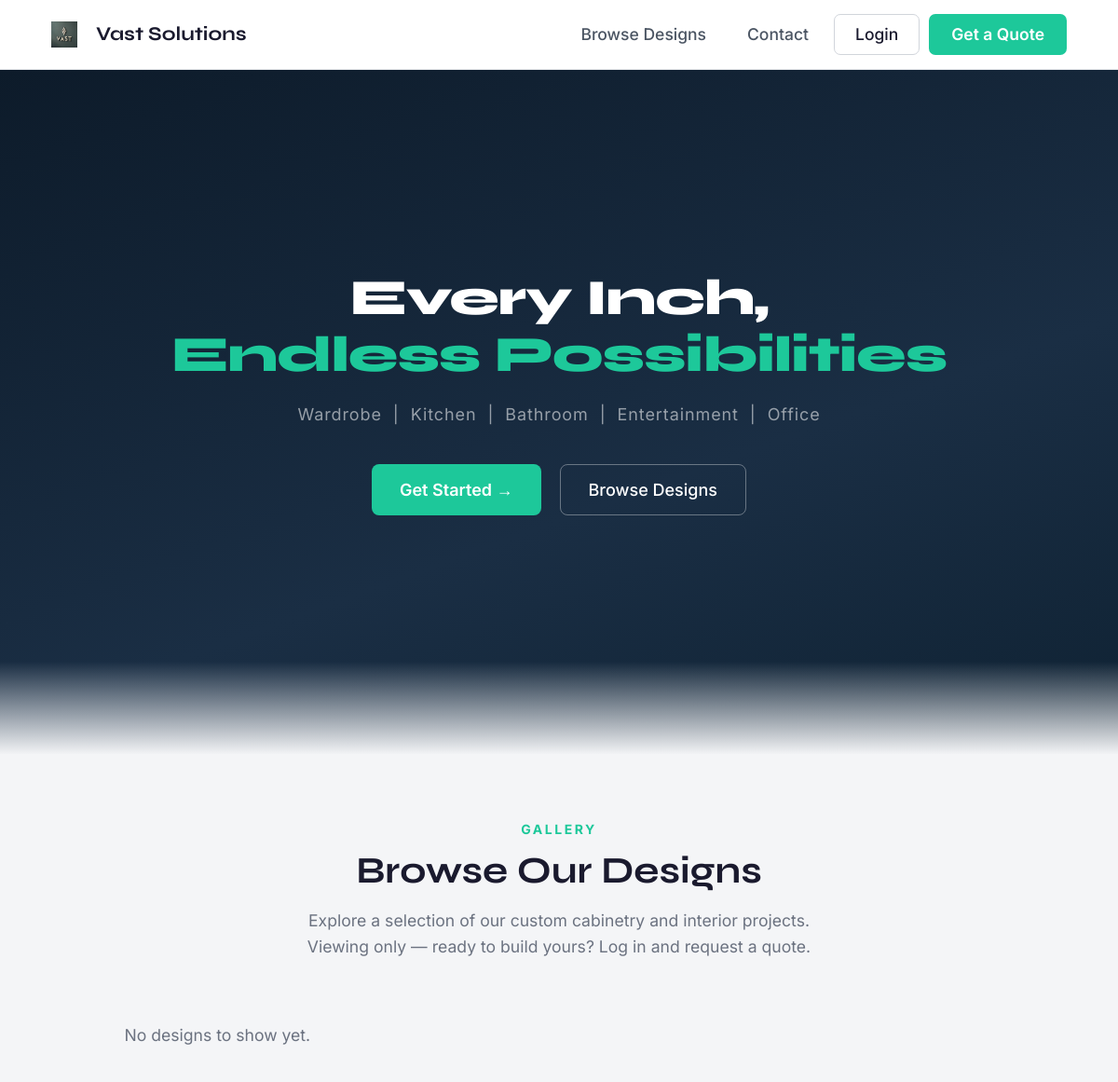
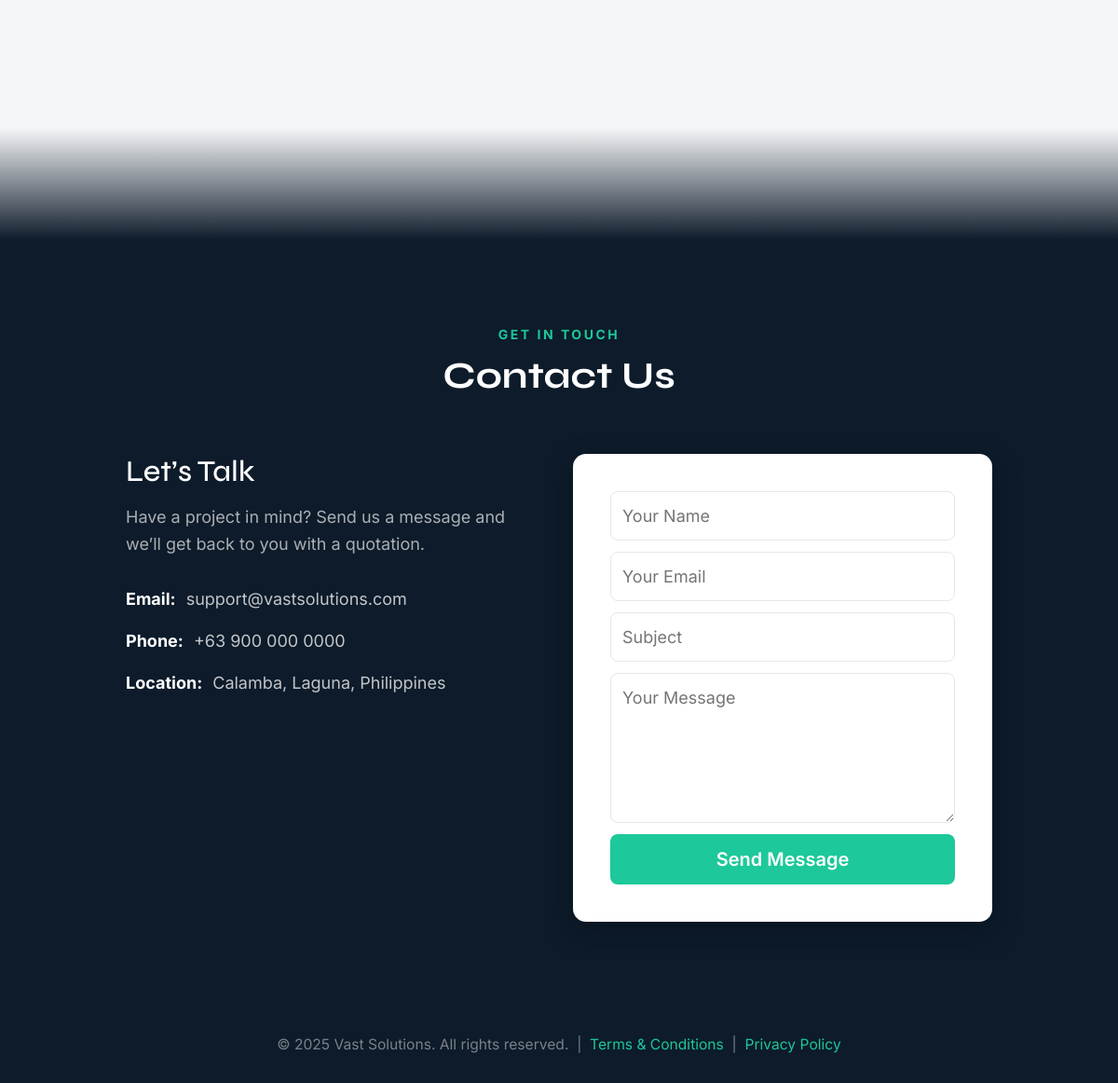
The page / on the database its author committed (2 pictures, top to bottom).
### tables this page shows
CREATE TABLE `company_settings` (
  `id`               TINYINT UNSIGNED NOT NULL DEFAULT 1,
  `company_name`     VARCHAR(150) DEFAULT 'Vast Solutions',
  `tagline`          VARCHAR(255) DEFAULT NULL,
  `email`            VARCHAR(150) DEFAULT NULL,
  `contact_number`   VARCHAR(40)  DEFAULT NULL,
  `address`          VARCHAR(255) DEFAULT NULL,
  `logo_path`        VARCHAR(255) DEFAULT NULL,
  `web_email`        VARCHAR(150) DEFAULT NULL,
  `web_phone`        VARCHAR(40)  DEFAULT NULL,
  `web_location`     VARCHAR(255) DEFAULT NULL,
  `default_markup_pct`      DECIMAL(5,2) NOT NULL DEFAULT 15.00,
  `default_contingency_pct` DECIMAL(5,2) NOT NULL DEFAULT 5.00,
  `default_service_pct`     DECIMAL(5,2) NOT NULL DEFAULT 10.00,
  `default_protection_pct`  DECIMAL(5,2) NOT NULL DEFAULT 3.00,
  `updated_at`       DATETIME NOT NULL DEFAULT CURRENT_TIMESTAMP ON UPDATE CURRENT_TIMESTAMP,
  PRIMARY KEY (`id`),
  CONSTRAINT `chk_settings_singleton` CHECK (`id` = 1)
);

### includes/db.php (called while the page is built)
<?php
function db(): PDO
{
    static $pdo = null;
    if ($pdo instanceof PDO) {
        return $pdo;
    }
    $env = static function (string $primary, string $railway, string $default): string {
        foreach ([$primary, $railway] as $key) {
            $v = getenv($key);
            if ($v !== false && trim($v) !== '') return trim($v);
        }
        return $default;
    };
    $host = $env('DB_HOST', 'MYSQLHOST',     '127.0.0.1');
    $port = (int) $env('DB_PORT', 'MYSQLPORT', '3306');
    $name = $env('DB_NAME', 'MYSQLDATABASE', 'vast_solutions');
    $user = $env('DB_USER', 'MYSQLUSER',     'root');
    $pass = $env('DB_PASS', 'MYSQLPASSWORD', '');
    $dsn = "mysql:host={$host};port={$port};dbname={$name};charset=utf8mb4";
    $pdo = new PDO($dsn, $user, $pass, [
        PDO::ATTR_ERRMODE            => PDO::ERRMODE_EXCEPTION,
        PDO::ATTR_DEFAULT_FETCH_MODE => PDO::FETCH_ASSOC,
        PDO::ATTR_EMULATE_PREPARES   => false,
    ]);
    return $pdo;
}

### includes/helpers.php (called while the page is built, shortened)
<?php
require_once __DIR__ . '/db.php';
function ensure_company_branding(): array
{
    static $row = null;
    if ($row !== null) return $row;
    try {
        $col = db()->query("SHOW COLUMNS FROM company_settings LIKE 'tagline'")->fetch();
        $row = db()->query("SELECT * FROM company_settings WHERE id = 1")->fetch() ?: [];
    } catch (Throwable $e) {
        $row = [];
    }
    return $row;
}
function company_name(): string
{
    $n = trim((string) (ensure_company_branding()['company_name'] ?? ''));
    return $n !== '' ? $n : 'Vast Solutions';
}
function company_tagline(): string
{
    $t = trim((string) (ensure_company_branding()['tagline'] ?? ''));
    return $t !== '' ? $t : 'Every Inch, Endless Possibilities';
}
function company_logo_url(): string
{
    $base = defined('BASE_URL') ? BASE_URL : '';
    $lp = trim((string) (ensure_company_branding()['logo_path'] ?? ''));
    return $base . '/style/assets/logo.jpg';
}

### includes/contact.php (called while the page is built, shortened)
<?php
require_once __DIR__ . '/db.php';
function contact_form_secret(): string
{
    $s = getenv('FORM_SECRET');
    return ($s !== false && $s !== '') ? $s : 'vast-solutions-contact-form-2026';
}

### index.php (the view, shortened to what this page needs)
<?php
$contact = ['web_email' => 'support@vastsolutions.com', 'web_phone' => '+63 900 000 0000', 'web_location' => 'Calamba, Laguna, Philippines'];
try {
    require_once __DIR__ . '/includes/helpers.php';
    require_once __DIR__ . '/includes/contact.php';
    $row = db()->query("SELECT web_email, web_phone, web_location FROM company_settings WHERE id = 1")->fetch();
} catch (Throwable $e) {  }
$ce = fn($k) => htmlspecialchars($contact[$k], ENT_QUOTES);
$brandName = function_exists('company_name') ? company_name() : 'Vast Solutions';
$brandTag  = function_exists('company_tagline') ? company_tagline() : 'Every Inch, Endless Possibilities';
$brandLogo = function_exists('company_logo_url') ? company_logo_url() : 'style/assets/logo.jpg';
$__tagParts = explode(',', $brandTag, 2);
$brandTagLine1 = trim($__tagParts[0]) . (isset($__tagParts[1]) ? ',' : '');
$brandTagLine2 = isset($__tagParts[1]) ? trim($__tagParts[1]) : '';
$be = fn($s) => htmlspecialchars((string) $s, ENT_QUOTES);
$galleryImages = [];
try {
    if (function_exists('db')) {
        $galleryImages = db()->query("SELECT file_path, label FROM gallery_images ORDER BY sort_order, id")->fetchAll();
    }
} catch (Throwable $e) { $galleryImages = []; }
?>
<!DOCTYPE html>
<html lang="en">
<head>
  <link href="https://cdn.jsdelivr.net/npm/bootstrap@5.3.3/dist/css/bootstrap.min.css" rel="stylesheet" />
  <link rel="stylesheet" href="https://cdn.jsdelivr.net/npm/bootstrap-icons@1.11.3/font/bootstrap-icons.min.css">
  <link rel="stylesheet" href="style/index.css" />
</head>
<body>
  <nav class="navbar">
    <div class="container-fluid d-flex align-items-center gap-3">
      <a class="navbar-brand" href="index.php">
        <img src="<?= $be($brandLogo) ?>" alt="Logo" style="width:28px; height:28px; object-fit:contain; margin-right:10px;">
        <?= $be($brandName) ?>
      </a>
      <div class="nav-menu ms-auto" id="navMenu">
        <a class="nav-link" href="#designs">Browse Designs</a>
        <a class="nav-link" href="#contact">Contact</a>
        <a class="btn-login" href="login.php">Login</a>
        <a class="btn-quote" href="login.php">Get a Quote</a>
      </div>
    </div>
  </nav>
  <section class="hero">
    <div>
      <h1 class="hero-title">
        <?= $be($brandTagLine1) ?><?php if ($brandTagLine2 !== ''): ?><br>
        <span><?= $be($brandTagLine2) ?></span><?php endif; ?>
      </h1>
      <p class="hero-sub">
        Wardrobe <span>|</span> Kitchen <span>|</span> Bathroom <span>|</span> Entertainment <span>|</span> Office
      </p>
      <div class="hero-btns">
        <a href="login.php" class="btn-get-started">Get Started &rarr;</a>
        <a href="#designs" class="btn-learn-more">Browse Designs</a>
      </div>
    </div>
  </section>
  <section class="designs-section" id="designs">
    <p class="section-label">Gallery</p>
    <h2 class="section-title">Browse Our Designs</h2>
    <p class="designs-intro">
      Explore a selection of our custom cabinetry and interior projects. Viewing only —
      ready to build yours? Log in and request a quote.
    </p>
    <div class="designs-grid">
      <?php if (empty($galleryImages)): ?>
        <p class="designs-intro">No designs to show yet.</p>
      <?php else: foreach ($galleryImages as $idx => $g):
        $img = $g['file_path']; ?>
        <button type="button" class="design-card" onclick="openDesign('<?= htmlspecialchars($img, ENT_QUOTES) ?>')">
          <img src="<?= htmlspecialchars($img) ?>" alt="<?= htmlspecialchars($g['label'] ?: 'Cabinet design ' . ($idx + 1)) ?>" loading="lazy">
          <span class="design-overlay"><i class="bi bi-eye"></i> View</span>
        </button>
      <?php endforeach; endif; ?>
    </div>
  </section>
  <div class="section-fade"></div>
  <section class="contact-section" id="contact">
    <div class="container">
      <p class="section-label">Get in Touch</p>
      <h2 class="section-title contact-title">Contact Us</h2>
      <div class="contact-wrap">
        <div class="contact-info">
          <h3>Let’s Talk</h3>
          <p>
            Have a project in mind? Send us a message and we’ll get back to you with a quotation.
          </p>
          <div class="info-item">
            <strong>Email:</strong>
            <span><?= $ce('web_email') ?></span>
          </div>
          <div class="info-item">
            <strong>Phone:</strong>
            <span><?= $ce('web_phone') ?></span>
          </div>
          <div class="info-item">
            <strong>Location:</strong>
            <span><?= $ce('web_location') ?></span>
          </div>
        </div>
        <form class="contact-form" action="contact_process.php" method="POST">
          <input type="text" name="name" placeholder="Your Name" maxlength="150" required />
          <input type="email" name="email" placeholder="Your Email" maxlength="150" required />
          <input type="text" name="subject" placeholder="Subject" maxlength="200" />
          <textarea name="message" placeholder="Your Message" rows="5" maxlength="5000" required></textarea>
          <button type="submit">Send Message</button>
        </form>
      </div>
    </div>
  </section>
  <footer>
    &copy; 2025 <?= $be($brandName) ?>. All rights reserved. &nbsp;|&nbsp; <a href="legal.php?doc=terms">Terms &amp; Conditions</a> &nbsp;|&nbsp; <a href="legal.php?doc=privacy">Privacy Policy</a>
  </footer>
</body>
</html>

### rows shown on the page
company_settings: company_name "Vast Solutions", tagline "Every Inch,", tagline "Endless Possibilities"

### other values the page prints
$ce('web_email') "support@vastsolutions.com"
$ce('web_phone') "+63 900 000 0000"
$ce('web_location') "Calamba, Laguna, Philippines"
